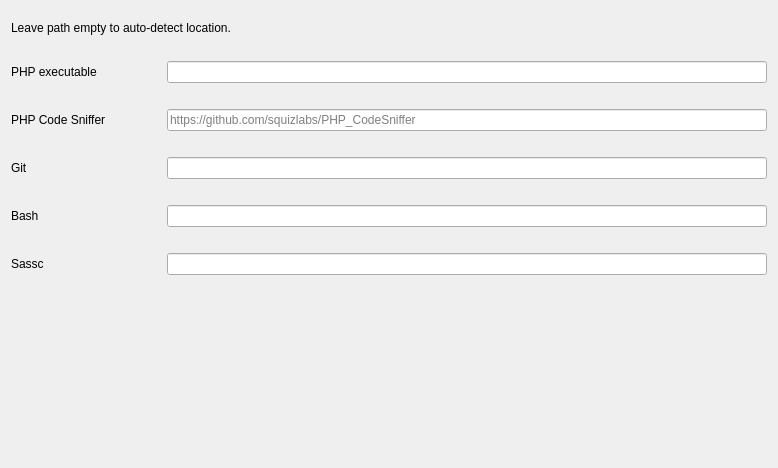
         <widget class="QWidget" name="scrollAreaWidgetContents_7">
          <property name="geometry">
           <rect>
            <x>0</x>
            <y>0</y>
            <width>778</width>
            <height>468</height>
           </rect>
          </property>
          <layout class="QVBoxLayout" name="verticalLayout_16">
           <item>
            <layout class="QHBoxLayout" name="pathsDescLayout">
             <property name="topMargin">
              <number>10</number>
             </property>
             <property name="bottomMargin">
              <number>10</number>
             </property>
             <item>
              <widget class="QLabel" name="pathsDescLabel">
               <property name="text">
                <string>Leave path empty to auto-detect location.</string>
               </property>
              </widget>
             </item>
            </layout>
           </item>
           <item>
            <layout class="QHBoxLayout" name="phpPathLayout">
             <property name="topMargin">
              <number>10</number>
             </property>
             <property name="bottomMargin">
              <number>10</number>
             </property>
             <item>
              <widget class="QLabel" name="phpPathLabel">
               <property name="minimumSize">
                <size>
                 <width>150</width>
                 <height>0</height>
                </size>
               </property>
               <property name="text">
                <string>PHP executable</string>
               </property>
              </widget>
             </item>
             <item>
              <widget class="QLineEdit" name="phpPathLineEdit"/>
             </item>
            </layout>
           </item>
           <item>
            <layout class="QHBoxLayout" name="phpcsPathLayout">
             <property name="topMargin">
              <number>10</number>
             </property>
             <property name="bottomMargin">
              <number>10</number>
             </property>
             <item>
              <widget class="QLabel" name="phpcsPathLabel">
               <property name="minimumSize">
                <size>
                 <width>150</width>
                 <height>0</height>
                </size>
               </property>
               <property name="text">
                <string>PHP Code Sniffer</string>
               </property>
              </widget>
             </item>
             <item>
              <widget class="QLineEdit" name="phpcsPathLineEdit">
               <property name="placeholderText">
                <string>https://github.com/squizlabs/PHP_CodeSniffer</string>
               </property>
              </widget>
             </item>
            </layout>
           </item>
           <item>
            <layout class="QHBoxLayout" name="gitPathLayout">
             <property name="topMargin">
              <number>10</number>
             </property>
             <property name="bottomMargin">
              <number>10</number>
             </property>
             <item>
              <widget class="QLabel" name="gitPathLabel">
               <property name="minimumSize">
                <size>
                 <width>150</width>
                 <height>0</height>
                </size>
               </property>
               <property name="text">
                <string>Git</string>
               </property>
              </widget>
             </item>
             <item>
              <widget class="QLineEdit" name="gitPathLineEdit"/>
             </item>
            </layout>
           </item>
           <item>
            <layout class="QHBoxLayout" name="bashPathLayout">
             <property name="topMargin">
              <number>10</number>
             </property>
             <property name="bottomMargin">
              <number>10</number>
             </property>
             <item>
              <widget class="QLabel" name="bashPathLabel">
               <property name="minimumSize">
                <size>
                 <width>150</width>
                 <height>0</height>
                </size>
               </property>
               <property name="text">
                <string>Bash</string>
               </property>
              </widget>
             </item>
             <item>
              <widget class="QLineEdit" name="bashPathLineEdit"/>
             </item>
            </layout>
           </item>
           <item>
            <layout class="QHBoxLayout" name="sasscPathLayout">
             <property name="topMargin">
              <number>10</number>
             </property>
             <property name="bottomMargin">
              <number>10</number>
             </property>
             <item>
              <widget class="QLabel" name="sasscPathLabel">
               <property name="minimumSize">
                <size>
                 <width>150</width>
                 <height>0</height>
                </size>
               </property>
               <property name="text">
                <string>Sassc</string>
               </property>
              </widget>
             </item>
             <item>
              <widget class="QLineEdit" name="sasscPathLineEdit"/>
             </item>
            </layout>
           </item>
           <item>
            <spacer name="pathsSpacer">
             <property name="orientation">
              <enum>Qt::Vertical</enum>
             </property>
             <property name="sizeHint" stdset="0">
              <size>
               <width>20</width>
               <height>40</height>
              </size>
             </property>
            </spacer>
           </item>
          </layout>
         </widget>
